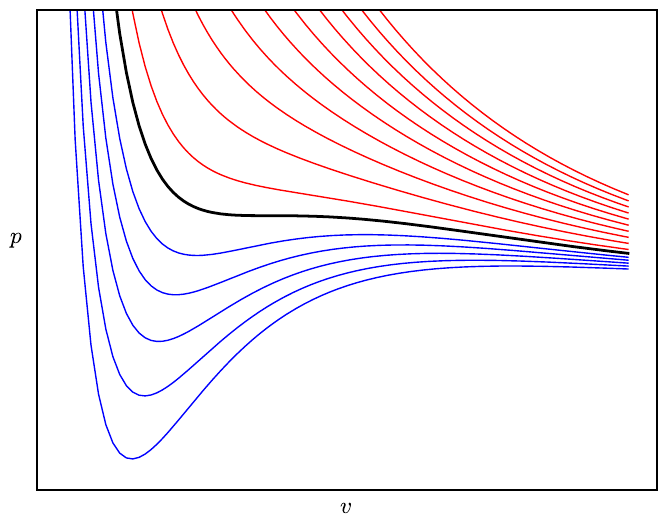

The Python source for this figure:
import numpy as np

import matplotlib.pyplot as plt

import argparse




if __name__ == "__main__":



    # Argumentos de consola
    
    parser = argparse.ArgumentParser(description='Ejemplo de construccion de Maxwell con vdW')

    parser.add_argument('-png', help='Imagen en formato png', action='store_true')    

    args = parser.parse_args()

    
    

    # Volumen molar

    vmol = np.linspace(0.4,5,300)


    # Presion reducida

    def pr(Tr, v):

        return (8.*Tr) / (3.*v -1.) - 3./(v*v)



    # Estilo

    plt.style.use('../thesis_classic.mplstyle')
    
    
    # Isoterma critica

    plt.plot( vmol, [pr(1,v) for v in vmol], color='k', linewidth=2 )


    # Isotermas supercriticas<

    for Tr in np.linspace(1.1,2.5,10):

        plt.plot( vmol, [pr(Tr,v) for v in vmol], color='r', linewidth=1 )


    # Isotermas subcriticas<        

    for Tr in np.linspace(0.6,0.9,5):

        plt.plot( vmol, [pr(Tr,v) for v in vmol], color='b', linewidth=1 )        


  

    plt.tick_params( axis='x', which='both', bottom=False, top=False,  labelbottom=False)

    plt.tick_params( axis='y', which='both', left=False, right=False,  labelleft=False)

    plt.ylim((-3,4))

    plt.xlim((0.35,5.7))    

    plt.ylabel(r'$p$', rotation='horizontal', labelpad=15)

    plt.xlabel(r'$v$')

    plt.xscale('log')


    if args.png == True:

        plt.savefig( 'vdW_isoth.png', format='png', bbox_inches = 'tight', dpi=600 )

    else:

        plt.savefig( 'vdW_isoth.pdf', format='pdf', bbox_inches = 'tight', dpi=600 )



    plt.gcf().clear()
